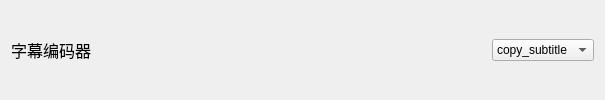
                                      <widget class="QWidget" name="widget_41" native="true">
                                       <layout class="QHBoxLayout" name="horizontalLayout_41">
                                        <item>
                                         <widget class="QLabel" name="encoderLabel_11">
                                          <property name="font">
                                           <font>
                                            <pointsize>12</pointsize>
                                           </font>
                                          </property>
                                          <property name="text">
                                           <string>字幕编码器</string>
                                          </property>
                                         </widget>
                                        </item>
                                        <item>
                                         <spacer name="horizontalSpacer_35">
                                          <property name="orientation">
                                           <enum>Qt::Orientation::Horizontal</enum>
                                          </property>
                                          <property name="sizeHint" stdset="0">
                                           <size>
                                            <width>382</width>
                                            <height>20</height>
                                           </size>
                                          </property>
                                         </spacer>
                                        </item>
                                        <item>
                                         <widget class="QLabel" name="label_59">
                                          <property name="maximumSize">
                                           <size>
                                            <width>25</width>
                                            <height>25</height>
                                           </size>
                                          </property>
                                          <property name="toolTip">
                                           <string>&lt;html&gt;&lt;head/&gt;&lt;body&gt;&lt;p&gt;&lt;span style=&quot; font-weight:700;&quot;&gt;字幕编码器&lt;/span&gt;&lt;/p&gt;&lt;p&gt;- 如果视频容器&lt;span style=&quot; font-weight:700;&quot;&gt;不是 mkv，&lt;/span&gt;或输出视频有问题，&lt;span style=&quot; font-weight:700;&quot;&gt;推荐 &lt;/span&gt;使用 &lt;span style=&quot; font-weight:700;&quot;&gt;webvtt&lt;/span&gt;。&lt;/p&gt;&lt;p&gt;&lt;br/&gt;此处所有编码器都是&lt;span style=&quot; font-weight:700;&quot;&gt;纯文本。 &lt;/span&gt;如果你要处理的是 &lt;span style=&quot; font-weight:700;&quot;&gt;DVD，&lt;/span&gt;请使用 &lt;span style=&quot; font-weight:700;&quot;&gt;copy_subtitle&lt;/span&gt;。&lt;/p&gt;&lt;/body&gt;&lt;/html&gt;</string>
                                          </property>
                                          <property name="text">
                                           <string/>
                                          </property>
                                          <property name="pixmap">
                                           <pixmap resource="resources.qrc">:/icons/icons/info.svg</pixmap>
                                          </property>
                                          <property name="scaledContents">
                                           <bool>true</bool>
                                          </property>
                                         </widget>
                                        </item>
                                        <item>
                                         <widget class="QComboBox" name="subtitle_encoder">
                                          <property name="minimumSize">
                                           <size>
                                            <width>0</width>
                                            <height>0</height>
                                           </size>
                                          </property>
                                          <item>
                                           <property name="text">
                                            <string>copy_subtitle</string>
                                           </property>
                                          </item>
                                          <item>
                                           <property name="text">
                                            <string>ass</string>
                                           </property>
                                          </item>
                                          <item>
                                           <property name="text">
                                            <string>srt</string>
                                           </property>
                                          </item>
                                          <item>
                                           <property name="text">
                                            <string>webvtt</string>
                                           </property>
                                          </item>
                                         </widget>
                                        </item>
                                       </layout>
                                      </widget>
